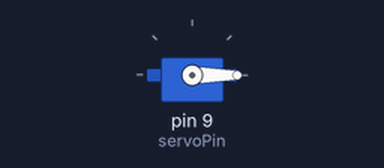
Recording of a sketch running on a simulated Arduino Uno, built with avr-gcc and run on an emulated ATmega328P. On the bench: servo. Wiring (inferred from the names in the program): servo: signal pin 9. Servo pulses on a pin are drawn as a servo (544–2400 µs = 0–180°).

Above: at 0.05 s.
At 1.8 s:
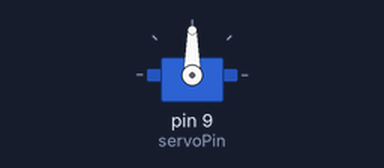
At 3.6 s:
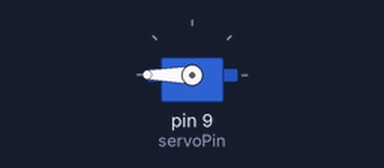
Timing chart, 0 to 8.3 s (numbered marks = the images above):
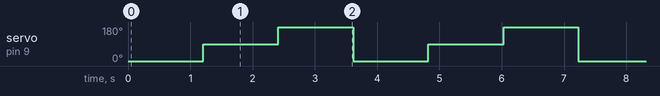

Measured:
- by itself, servo on pin 9 (servoPin): repeats every 3.6 s: 180° 1.2 s, 0° 1.2 s, 90° 1.2 s

The sketch:

lesson_9.1.ino
```cpp
/*
  keyestudio sun_follower
  lesson 9.1
  servo
  http://www.keyestudio.com
*/
int servoPin = 9; //set the pin of the servo

void setup() {
  pinMode(servoPin, OUTPUT);//set the pin of the servo
}
void loop() {
  servopulse(servoPin, 0);//rotate to 0 degree
  delay(1000);//delay in 1s
  servopulse(servoPin, 90);//rotate to 90 degrees
  delay(1000);
  servopulse(servoPin, 180);//rotate to 180 degrees
  delay(1000);
}

void servopulse(int pin, int myangle) { //the function of pluse
  int pulsewidth = map(myangle, 0, 180, 500, 2500); //Map angle to pulse width
  for (int i = 0; i < 10; i++) { //output pulse
    digitalWrite(pin, HIGH);//set the servo interface level to high
    delayMicroseconds(pulsewidth);//the delay time of pulse width
    digitalWrite(pin, LOW);//turn the servo interface level to low
    delay(20 - pulsewidth / 1000);
  }
}
```
